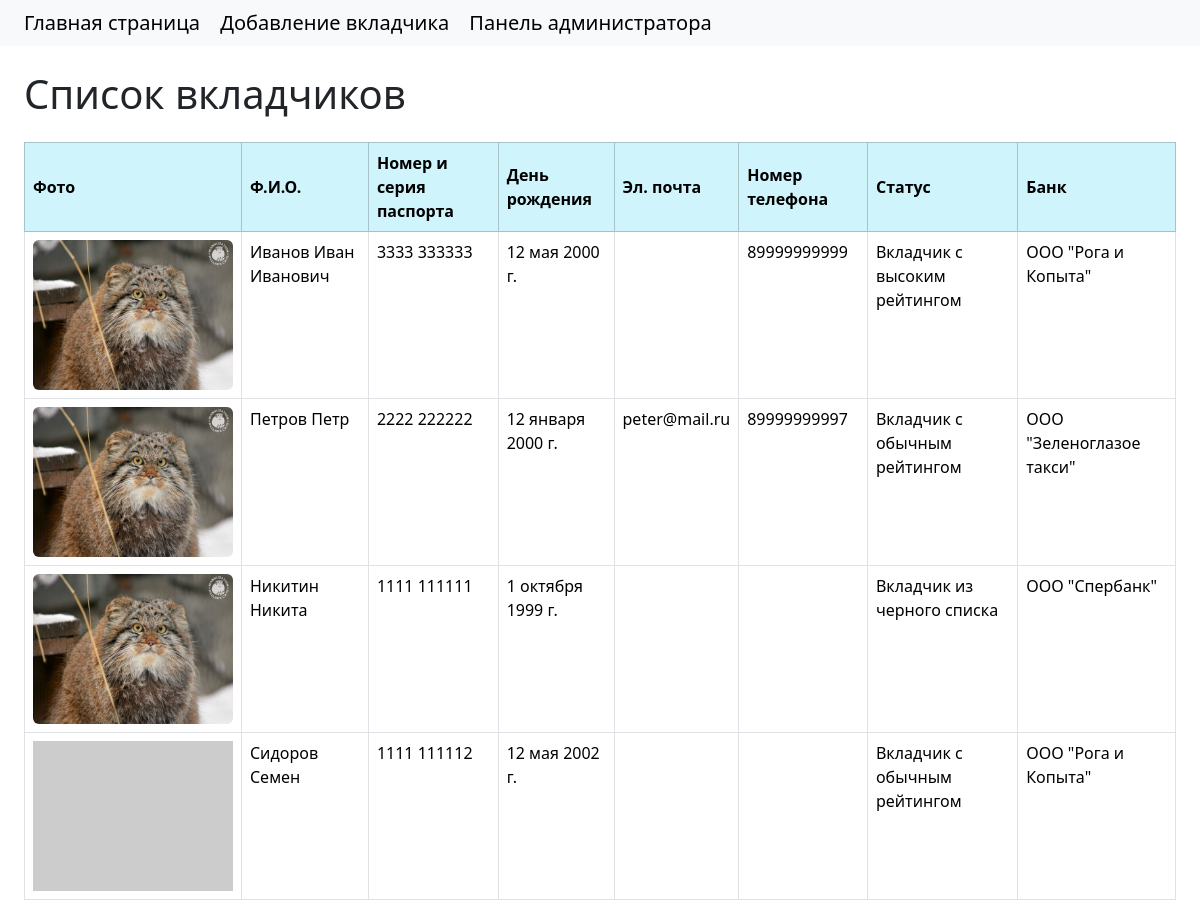
The page /depositors/ on the database its author committed.
### core/models.py (models this page shows, shortened)
class Depositor(models.Model):
    last_name = models.CharField('Фамилия', max_length=100)
    first_name = models.CharField('Имя', max_length=100)
    patronymic = models.CharField('Отчество', max_length=100, blank=True)
    role_choices = [
        ('depositorPremium', 'Вкладчик с высоким рейтингом'),
        ('depositorNormal', 'Вкладчик с обычным рейтингом'),
        ('depositorGarbage', 'Вкладчик из черного списка'),
    ]
    email = models.CharField('Почта', max_length=50, blank=True)
    telephone = models.CharField('Телефон', max_length=12, blank=True)
    role = models.CharField('Роль', max_length=20, choices=role_choices)
    birthday = models.DateField('День рождения', null=True, blank=True, default=timezone.now)
    bank = models.ForeignKey(Bank, on_delete=models.CASCADE, verbose_name='Банк')
    photo = models.ImageField('Фото вкладчика', upload_to='photos', null=True, blank=True)
    passport = models.CharField('Серия и номер паспорта', max_length=11, default='', unique=True)
    class Meta:
        verbose_name = 'Вкладчик'
        verbose_name_plural = 'Вкладчики'

class Bank(models.Model):
    name = models.CharField('Наименование', max_length=100, unique=True)
    address = models.CharField('Адрес', max_length=200)
    def __str__(self):
        return self.name
    class Meta:
        verbose_name = 'Банк'
        verbose_name_plural = 'Банки'

### core/views.py (the view)
# urls.py: path('depositors/', views.renderDepositors),
def renderDepositors(request):
    depositors = models.Depositor.objects.all()
    return render(request, 'core/depositors.html', {'depositors': depositors, 'title': 'Список вкладчиков'})

### core/templates/core/depositors.html (shortened to what this page needs)
<!DOCTYPE html>
<html lang="en">
<head>
    <link href="https://cdn.jsdelivr.net/npm/bootstrap@5.3.3/dist/css/bootstrap.min.css" rel="stylesheet"
>
</head>
<body>
<nav class="navbar navbar-expand-lg bg-body-tertiary">
    <div class="mx-4">
        <a class="navbar-brand" href="/">Главная страница</a>
        <a class="navbar-brand" href="#">Добавление вкладчика</a>
        <a class="navbar-brand" href="#">Панель администратора</a>
    </div>
</nav>
<div class="m-4">
    <h1 class="mb-4">{{ title }}</h1>
    <table class="table table-bordered">
        <thead class="table-info align-middle">
        <tr>
            <th scope="col">Фото</th>
            <th scope="col">Ф.И.О.</th>
            <th scope="col">Номер и серия паспорта</th>
            <th scope="col">День рождения</th>
            <th scope="col">Эл. почта</th>
            <th scope="col">Номер телефона</th>
            <th scope="col">Статус</th>
            <th scope="col">Банк</th>
        </tr>
        </thead>
        <tbody>
        {% for item in depositors %}
        <tr>
            <td>
                <div class="media">
                    {% if item.photo %}
                    <img src="{{ item.photo.url }}" height="150" width="200" class="rounded mx-auto d-block" alt="">
                    {% else %}
                        <img src="https://loremflickr.com/200/150" alt="">
                    {% endif %}
                </div>
            </td>
            <td>{{ item.last_name }} {{ item.first_name }} {{ item.patronymic }}</td>
            <td>{{ item.passport }}</td>
            <td>{{ item.birthday }}</td>
            <td>{{ item.email }}</td>
            <td>{{ item.telephone }}</td>
            <td>
                {% if item.role == 'depositorPremium' %}
                Вкладчик с высоким рейтингом
                {% elif item.role == 'depositorNormal' %}
                Вкладчик с обычным рейтингом
                {% elif item.role == 'depositorGarbage' %}
                Вкладчик из черного списка
                {% else %}
                -
                {% endif %}
            </td>
            <td>{{ item.bank }}</td>
        </tr>
        {% endfor %}
        </tbody>
    </table>
</div>
</body>
</html>

### rows shown on the page
Depositor: photo (picture), last_name "Иванов", first_name "Иван", patronymic "Иванович", passport "3333 333333", birthday "12 мая 2000 г.", telephone "89999999999", role "Вкладчик с высоким рейтингом", bank "ООО \"Рога и Копыта\""
Depositor: photo (picture), last_name "Петров", first_name "Петр", passport "2222 222222", birthday "12 января 2000 г.", email "peter@mail.ru", telephone "89999999997", role "Вкладчик с обычным рейтингом", bank "ООО \"Зеленоглазое такси\""
Depositor: photo (picture), last_name "Никитин", first_name "Никита", passport "1111 111111", birthday "1 октября 1999 г.", role "Вкладчик из черного списка", bank "ООО \"Спербанк\""
Depositor: last_name "Сидоров", first_name "Семен", passport "1111 111112", birthday "12 мая 2002 г.", role "Вкладчик с обычным рейтингом", bank "ООО \"Рога и Копыта\""

### other values the page prints
{{ title }} "Список вкладчиков"
